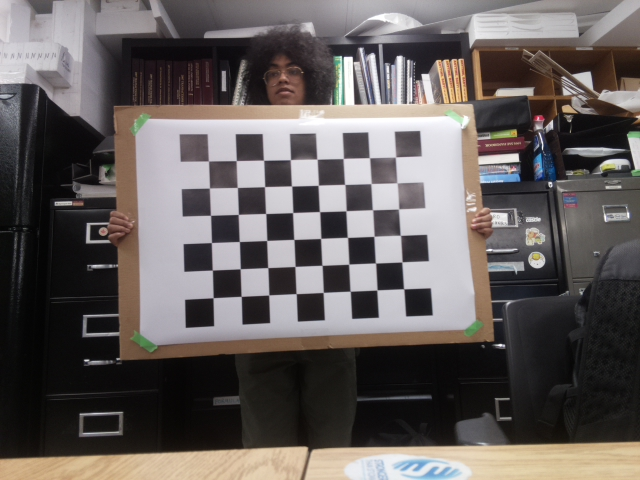
#> input picture picam-pictures/image0.jpg, 640 x 480 px; its folder holds 4 pictures in this run
$ python camera_calibration.py
#> lines starting #> are read from the running program, lines starting #| are printed output that depends on the picture
import numpy as np
#import pandas as pd
import copy
import os
import math

def camera_calibration_matrix():
	# https: // www.mathworks.com / help / vision / ref / cameracalibrator - app.html
	# https: // www.youtube.com / watch?v = nRVuLFQ_Bng & ab_channel = CyrillStachniss
	# https: // www.analyticsvidhya.com / blog / 2021 / 10 / a - comprehensive - guide -for -camera - calibration - in -computer - vision /  #:~:text=The%20camera%20matrix%20is%20a,algorithm%20computes%20the%20camera%20matrix.

	import cv2
	import numpy as np
	import glob
	# Defining the dimensions of checkerboard
	CHECKERBOARD = (6, 8)
	criteria = (cv2.TERM_CRITERIA_EPS + cv2.TERM_CRITERIA_MAX_ITER, 30, 0.001)
	# Creating vector to store vectors of 3D points for each checkerboard image
	objpoints = []
	# Creating vector to store vectors of 2D points for each checkerboard image
	imgpoints = []
	# Defining the world coordinates for 3D points
	objp = np.zeros((1, CHECKERBOARD[0] * CHECKERBOARD[1], 3), np.float32)
	objp[0, :, :2] = np.mgrid[0:CHECKERBOARD[0], 0:CHECKERBOARD[1]].T.reshape(-1, 2)
	prev_img_shape = None
	# Extracting path of individual image stored in a given directory
	source_path =  r'C:\Users\melzo\OneDrive\Documents\GitHub\targeting-math-sim\images'
	images = [f for f in glob.glob('picam-pictures/*.jpg')]
	#images = glob.glob('./images/*.jpg')

	for fname in images:
		img = cv2.imread(fname)
#> img is the input picture: shape (480, 640, 3); mean B, G, R 92.4, 93.8, 99.8
		gray = cv2.cvtColor(img, cv2.COLOR_BGR2GRAY)
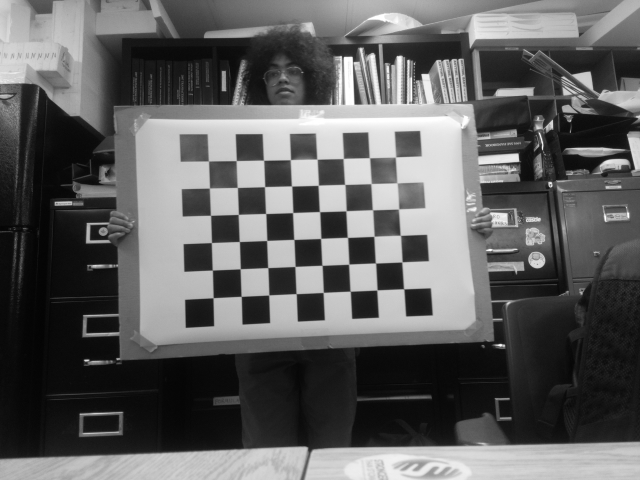
#> gray: shape (480, 640); min 3, max 255, mean 95.5
		# Find the chess board corners
		# If desired number of corners are found in the image then ret = true
		ret, corners = cv2.findChessboardCorners(gray, CHECKERBOARD,
												 cv2.CALIB_CB_ADAPTIVE_THRESH + cv2.CALIB_CB_FAST_CHECK + cv2.CALIB_CB_NORMALIZE_IMAGE)
#> ret = True; corners = 48 rows, first 8: [395.5, 157], [397, 182.8], [398.5, 209], [400.3, 235.3], [402, 262], [403.7, 288.9], [369.4, 157.7], [370.9, 183.6]
		"""
        If desired number of corner are detected,
        we refine the pixel coordinates and display
        them on the images of checker board
        """
		if ret == True:
			objpoints.append(objp)
		# refining pixel coordinates for given 2d points.
			corners2 = cv2.cornerSubPix(gray, corners, (11, 11), (-1, -1), criteria)
#> corners2 = 48 rows, first 8: [395.6, 157], [396.9, 182.7], [398.3, 209], [400.5, 235.4], [401.8, 261.9], [403.7, 288.8], [369.4, 157.6], [371, 183.6]
			imgpoints.append(corners2)
#> pass 2 of the loop in camera_calibration_matrix, `for fname in images:`:
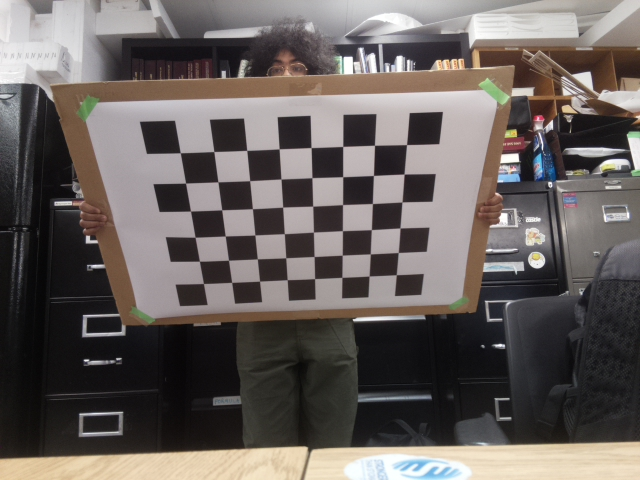
#> input picture picam-pictures/image1.jpg, 640 x 480 px
#> in camera_calibration_matrix, img is the input picture: shape (480, 640, 3); mean B, G, R 94, 96.7, 103.5
#> in camera_calibration_matrix, `gray = cv2.cvtColor(img, cv2.COLOR_BGR2GRAY)`:
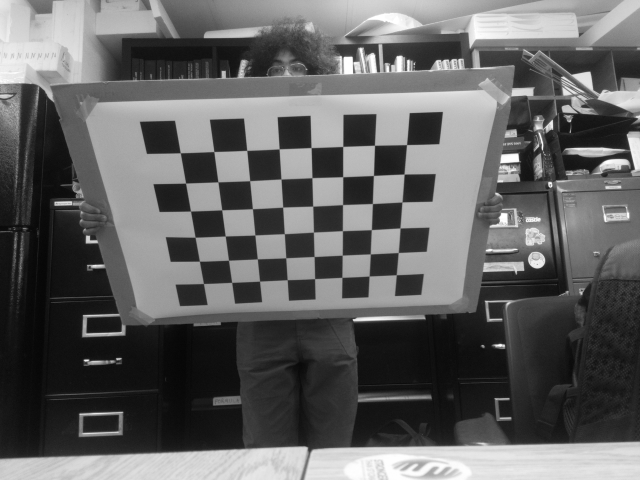
#> gray: shape (480, 640); min 6, max 255, mean 98.4
#> corners = 48 rows, first 8: [406.5, 144.6], [404, 174.1], [402, 202], [400, 228], [398.3, 252.5], [396.3, 274.7], [374.5, 145.3], [373.4, 175.5]
#> corners2 = 48 rows, first 8: [406.5, 144.6], [404.1, 174], [402, 201.9], [400, 227.9], [398.2, 252.5], [396.3, 274.7], [374.5, 145.3], [373.4, 175.5]
#> pass 3 of the loop in camera_calibration_matrix, `for fname in images:`:
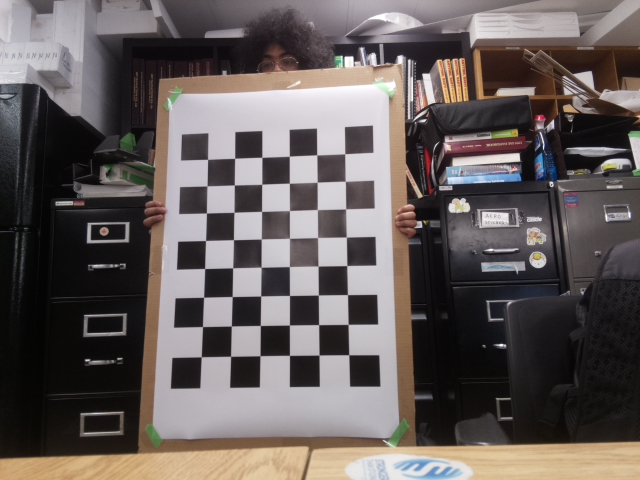
#> input picture picam-pictures/image10.jpg, 640 x 480 px
#> in camera_calibration_matrix, img is the input picture: shape (480, 640, 3); mean B, G, R 91.4, 93.1, 100.8
#> in camera_calibration_matrix, `gray = cv2.cvtColor(img, cv2.COLOR_BGR2GRAY)`:
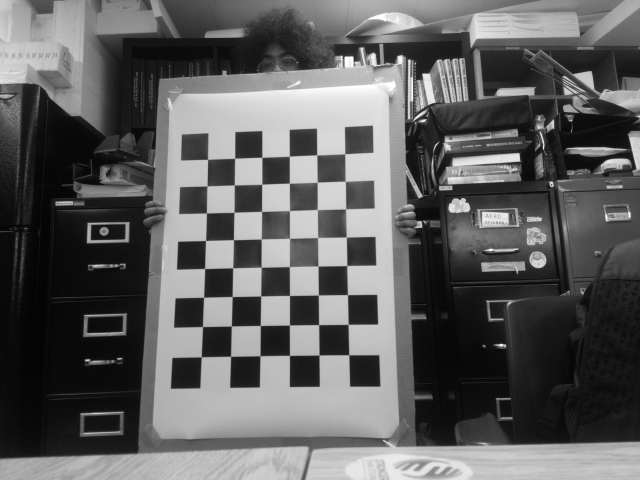
#> gray: shape (480, 640); min 2, max 255, mean 95.2
#> corners = 48 rows, first 8: [207.5, 159.4], [234.6, 158.3], [261.8, 157.3], [289.3, 156.2], [316.7, 154.8], [344.7, 153.7], [207, 186], [234.3, 185]
#> corners2 = 48 rows, first 8: [207.6, 159.4], [234.7, 158.3], [261.8, 157.3], [289.3, 156.2], [316.7, 154.8], [344.7, 153.8], [207, 185.9], [234.3, 185]
#> the loop made 4 passes; the first 3 are shown
		# Draw and display the corners
		#img = cv2.drawChessboardCorners(img, CHECKERBOARD, corners2, ret)
		#cv2.imshow('img', img)
		#cv2.waitKey(0)
	cv2.destroyAllWindows()
	h, w = img.shape[:2]
#> h = 480; w = 640


	"""
    Performing camera calibration by
    passing the value of known 3D points (objpoints)
    and corresponding pixel coordinates of the
    detected corners (imgpoints)
    """

	ret, mtx, dist, rvecs, tvecs = cv2.calibrateCamera(objpoints, imgpoints, gray.shape[::-1], None, None)
	# [8 lines of commented-out code are left out]

	return mtx

##########

path = "./picam-pictures/" # Where to store these files relative to current path (concatenates with filename so add trailing "/")
filename = "image" # Base name of image files
height = 480 # Height in pixels of output image
width = 640 # Width in pixels of output image
delay = 5000 # Delay between each picture (ms)
pictures = 20 # Number of pictures you want taken

#for i in range(pictures):
#	os.system("raspistill -o " + path + filename + str(i) + ".jpg -h " + str(height) + " -w " + str(width) + " -t " + str(delay))

CCM = camera_calibration_matrix()
CCM_inv = np.linalg.inv(CCM)

# adding column and row to be able to multiply CCM_inv with other matrices
column_to_be_added = np.array([[0], [0], [0]])
newrow = np.array([0, 0, 0, 1])
CCM_inv = np.append(CCM_inv, column_to_be_added, axis=1)
CCM_inv = np.vstack([CCM_inv, newrow])

print(CCM)
print(CCM_inv)
